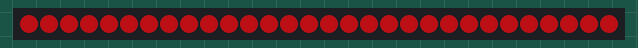
Recording of a program running on a simulated CircuitPython board. Shown: 30 RGB LEDs in strip order, left to right. Dim RGB values are drawn brighter than linear; random numbers come from a fixed seed.

Above: at 0.1 s.
At 128.65 s:
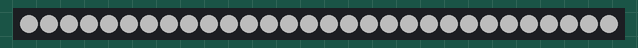

The program:

Lightning.py
```python
import board
import time
from neopixel import NeoPixel
import random

np = NeoPixel(board.D2, 30, auto_write=False, brightness=0.3)

i=0

red = (255, 0, 0)
green = (0,255,0)
blue = (0,0,255)
yellow = (255, 255, 0)
cyan = (0, 255, 255)
magenta = (255, 0, 255)
purple = (255, 127,0)
orange = (255, 64, 0)
color_list = [red, green, blue, yellow, cyan, magenta, purple, orange]


def lightning(color):
    np.fill(color)
    np.show()
    time.sleep(random.randint(3,5))
    for i in range(random.randint(4,5)):
        np.fill((255,255,255))
        np.show()
        time.sleep(random.randint(3,5)/100)
        np.fill(color)
        np.show()
        time.sleep(random.randint(3,5)/100)

while True:
    lightning((255,20,30))
```
